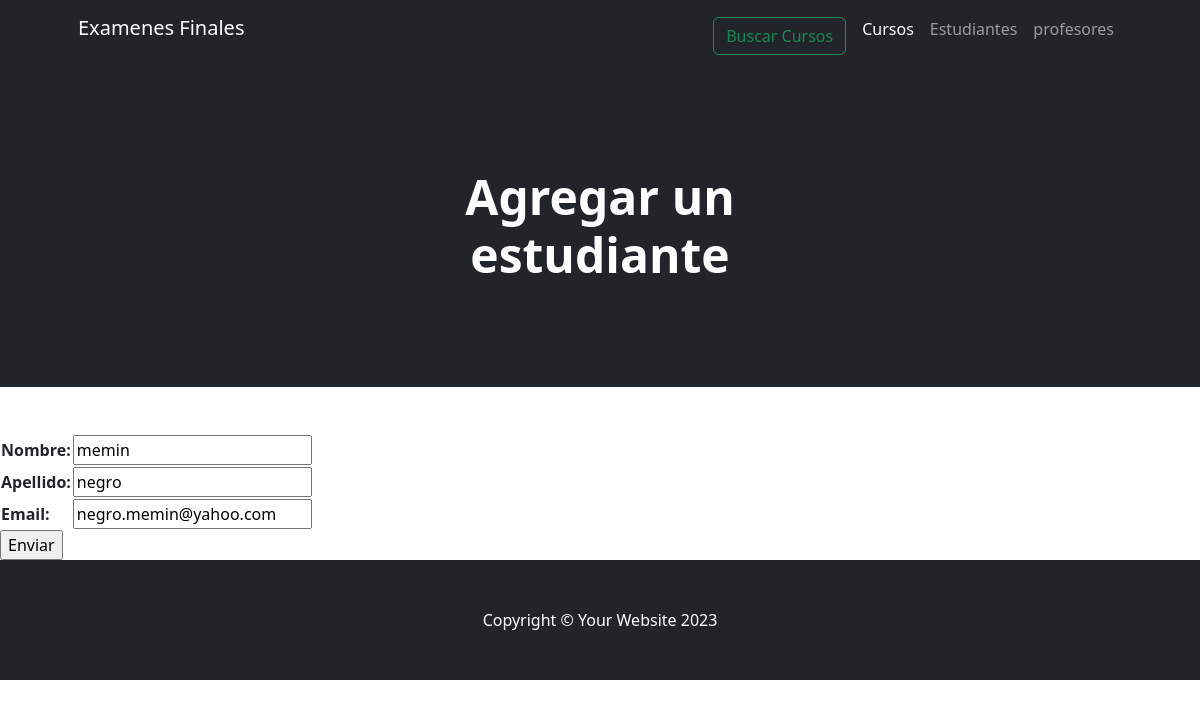
Page /aplicacion/estudiante_update/7/ on the committed database.
### aplicacion/models.py (models this page shows, shortened)
class Estudiante(models.Model):
    nombre = models.CharField(max_length=50)
    apellido = models.CharField(max_length=50)
    email = models.EmailField()

### aplicacion/views.py (the view)
# urls.py: path('estudiante_update/<int:pk>/', EstudianteUpdate.as_view(), name="estudiante_update"),
class EstudianteUpdate(UpdateView):
    model = Estudiante
    fields = ['nombre', 'apellido', 'email']
    success_url = reverse_lazy('estudiantes')

### aplicacion/templates/aplicacion/estudiante_form.html (shortened to what this page needs)
{% extends 'aplicacion/home.html' %}
{% block titulo %}
    <h1 class="display-5 fw-bolder text-white mb-2" >Agregar un estudiante</h1>
{% endblock titulo %}
{% block contenido %}
<h2>Estudiante</h2>
<form action="" method="post">
    <table>
        {{ form.as_table }}
    </table>
    <input type="submit" value="Enviar">
</form>
{% endblock contenido %}

### rows in the picture
Estudiante: nombre "memin", apellido "negro", email "negro.memin@yahoo.com"
